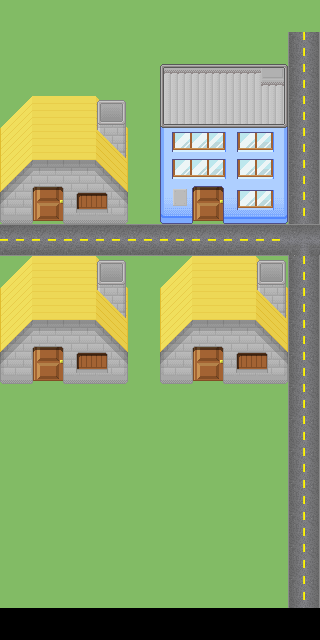

The image is a tile-based game level rendered from a .tmx file. Its description and source (layers, tilesets, objects; grid data summarised) follow:
An orthogonal 10x20 tile map with 32x32 px tiles, 2 tile layers (Tile Layer 1, Tile Layer 2).

<map version="1.0" orientation="orthogonal" width="10" height="20" tilewidth="32" tileheight="32">
 <tileset firstgid="1" name="free_tileset_version_10" tilewidth="32" tileheight="32">
  <image source="free_tileset_version_10.png" width="480" height="1216" />
 </tileset>
 <layer name="Tile Layer 1" width="10" height="20">
  <data>[200 cells, 190 non-empty, 1 distinct tile ids]</data>
 </layer>
 <layer name="Tile Layer 2" width="10" height="20">
  <data>[200 cells, 95 non-empty, 39 distinct tile ids]</data>
 </layer>
</map>
